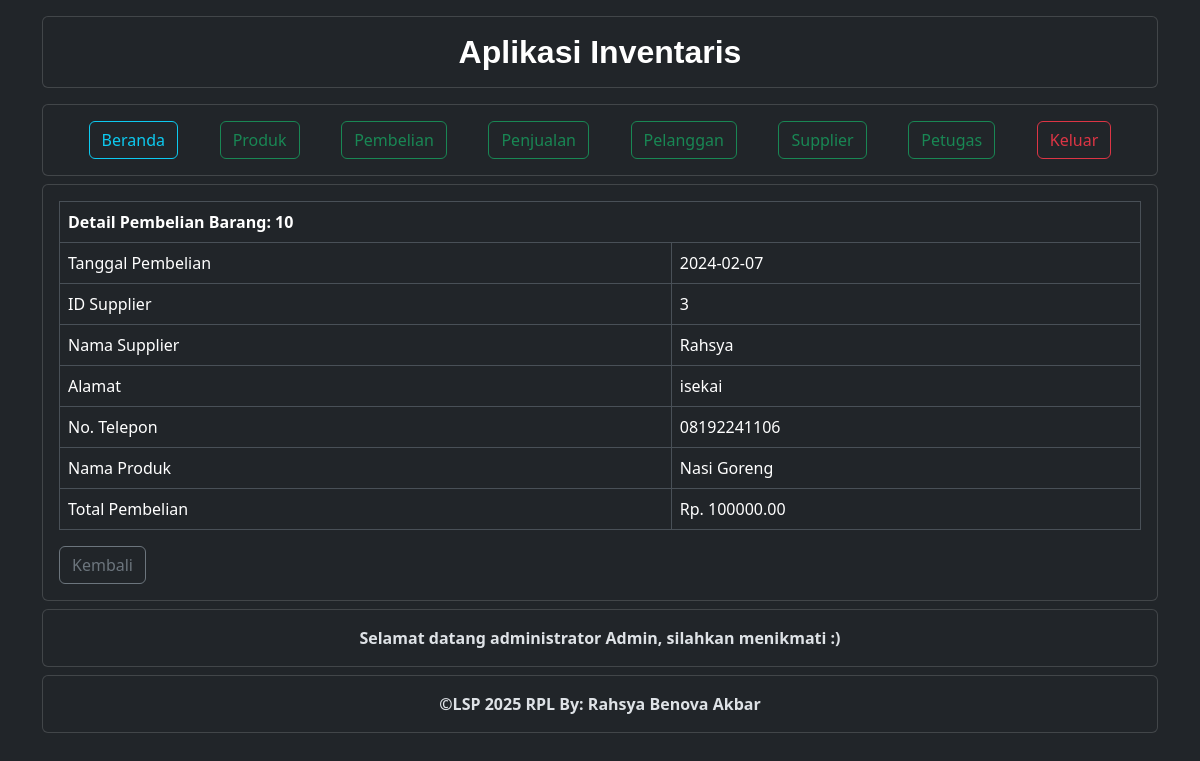
The app's page /pembelian/detail_Pembelian.php?id=10 (signed in) with its own data.
### tables this page shows
CREATE TABLE `pembelian` (
  `PembelianID` int(11) NOT NULL,
  `TanggalPembelian` date NOT NULL,
  `TotalHarga` decimal(15,2) NOT NULL,
  `SupplierID` int(11) NOT NULL
);

CREATE TABLE `supplier` (
  `SupplierID` int(11) NOT NULL,
  `NamaSupplier` varchar(255) NOT NULL,
  `Alamat` text NOT NULL,
  `NomorTelepon` varchar(20) NOT NULL
);

CREATE TABLE `produk` (
  `ProdukID` int(11) NOT NULL,
  `NamaProduk` varchar(255) NOT NULL,
  `Harga` decimal(15,2) NOT NULL,
  `Stok` int(11) NOT NULL
);

CREATE TABLE `petugas` (
  `PetugasID` int(11) NOT NULL,
  `Username` varchar(255) NOT NULL,
  `Password` varchar(255) NOT NULL,
  `Level` int(11) NOT NULL
);

### pembelian/detail_pembelian.php (the view)
<?php
include("../nav/header.php");
?>
<?php
include("../nav/navbar.php");
?>
<?php
$PembelianID = $_GET['id'];
$query_Pembelian =  "SELECT * FROM pembelian WHERE PembelianID = '$PembelianID'";
$result_Pembelian = mysqli_query($koneksi, $query_Pembelian);
if ($result_Pembelian) {
    $data_Pembelian = mysqli_fetch_assoc($result_Pembelian);
    $PembelianID = $data_Pembelian["PembelianID"];
    $SupplierID = $data_Pembelian['SupplierID'];
    $query_Supplier =  "SELECT * FROM Supplier WHERE SupplierID = '$SupplierID'";
    $result_Supplier = mysqli_query($koneksi, $query_Supplier);
    if ($result_Supplier) {
        $nama_Supplier = mysqli_fetch_assoc($result_Supplier);
    } else {
        echo "<script>alert('Data petugas tidak ditemukan!' $koneksi->$error)</script>";
    }
    $query_detil =  "SELECT * FROM detilPembelian WHERE PembelianID = '$PembelianID'";
    $result_detil = mysqli_query($koneksi, $query_detil);
    if ($result_detil) {
        $data_detil = mysqli_fetch_assoc($result_detil);
        $produkID = $data_detil["ProdukID"];
        $query_produk =  "SELECT * FROM produk WHERE ProdukID = '$produkID'";
        $result_produk = mysqli_query($koneksi, $query_produk);
        if ($result_produk) {
            $data_produk = mysqli_fetch_assoc($result_produk);
        } else {
            echo "<script>alert('Data petugas tidak ditemukan!' $koneksi->$error)</script>";
        }
    } else {
        echo "<script>alert('Data petugas tidak ditemukan!' $koneksi->$error)</script>";
    }
} else {
    echo "<script>alert('Data petugas tidak ditemukan!' $koneksi->$error)</script>";
}
?>
<div class="container ">
    <div class="card mt-2">
        <div class="card-body">
            <table class="table table-bordered table-responsive align-midle">
                <thead>
                    <tr>
                        <th colspan="2">Detail Pembelian Barang: <?php echo $data_Pembelian['PembelianID'] ?></th>
                    </tr>
                </thead>
                <tbody>
                    <tr>
                        <td>Tanggal Pembelian</td>
                        <td><?php echo $data_Pembelian['TanggalPembelian'] ?></td>
                    </tr>
                    <tr>
                        <td>ID Supplier</td>
                        <td><?php echo $data_Pembelian['SupplierID'] ?></td>
                    </tr>
                    <tr>
                        <td>Nama Supplier</td>
                        <td><?php echo $nama_Supplier['NamaSupplier']; ?></td>
                    </tr>
                    <tr>
                        <td>Alamat</td>
                        <td><?php echo $nama_Supplier['Alamat'] ?></td>
                    </tr>
                    <tr>
                        <td>No. Telepon</td>
                        <td><?php echo $nama_Supplier['NomorTelepon'] ?></td>
                    </tr>
                    <tr>
                        <td>Nama Produk</td>
                        <td><?php echo $data_produk['NamaProduk'] ?></td>
                    </tr>
                    <tr>
                        <td>Total Pembelian</td>
                        <td>Rp. <?php echo $data_Pembelian['TotalHarga'] ?></td>
                    </tr>
                </tbody>
            </table>
            <a href="data_pembelian.php" class="btn btn-outline-secondary">Kembali</a>
        </div>
    </div>
</div>
<?php
include("../nav/footer.php");
?>

### nav/footer.php
<section>
    <div class="container">
        <div class="card mt-2">
            <div class="card-body">
                <?php
                if ($datapetugas['Level'] == 1) {
                    echo '<p class="text-center fw-bold mb-0">Selamat datang administrator ' . $datapetugas['Username'] . ',' . ' silahkan menikmati :)</p>';
                } else {
                    echo '<p class="text-center fw-bold mb-0">Selamat datang petugas, silahkan menikmati :)</p>';
                }
                ?>
            </div>
        </div>
        <div class="card mt-2">
            <div class="card-body">
                <p class="text-center fw-bold mb-0">&copy;LSP 2025 RPL By: Rahsya Benova Akbar </p>
            </div>
        </div>
    </div>
</section>
</div>
</body>
</html>

### nav/header.php (style rules this page uses)
:root { --c1: #0e185f; --c2: #0095a8; --c3: #e8ffc2; }

### records on screen
pembelian: PembelianID "10", TanggalPembelian "2024-02-07", SupplierID "3", TotalHarga "100000.00"
supplier: NamaSupplier "Rahsya", Alamat "isekai", NomorTelepon "08192241106"
produk: NamaProduk "Nasi Goreng"
petugas: Username "Admin"
